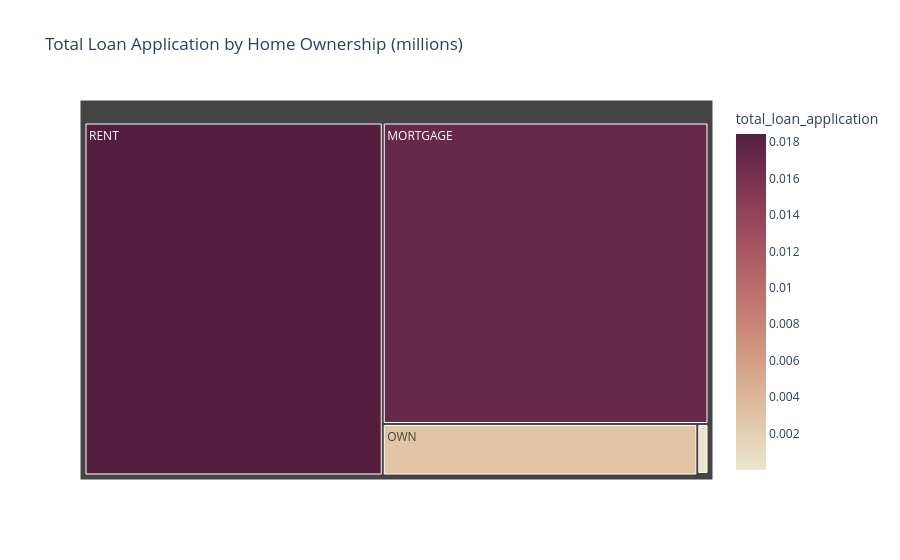

Notebook code cell kept with this figure:
### Markdown cell above
## Home ownership by Total loan application

### Code cell
Loan_Application = Bank_df.groupby('home_ownership')['id'].count().reset_index()
Loan_Application['total_loan_application'] = Loan_Application['id'] / 1000000

fig = px.treemap(
    Loan_Application,
    path = ['home_ownership'],
    values = 'total_loan_application',
    color = 'total_loan_application',
    color_continuous_scale = 'Brwnyl',
    title = 'Total Loan Application by Home Ownership (millions)'
)

fig.show()

### Figure 1 — Plotly figure (JSON) as saved in the notebook; plotly's stock layout.template omitted (floating-point values rounded to 4 significant figures)
{"data": [{"branchvalues": "total", "customdata": [[0.0172], [3e-06], [9.8e-05], [0.002838], [0.01844]], "domain": {"x": [0, 1], "y": [0, 1]}, "hovertemplate": "labels=%{label}<br>total_loan_application_sum=%{value}<br>parent=%{parent}<br>id=%{id}<br>total_loan_application=%{color}<extra></extra>", "ids": ["MORTGAGE", "NONE", "OTHER", "OWN", "RENT"], "labels": ["MORTGAGE", "NONE", "OTHER", "OWN", "RENT"], "marker": {"coloraxis": "coloraxis", "colors": [0.0172, 3e-06, 9.8e-05, 0.002838, 0.01844]}, "name": "", "parents": ["", "", "", "", ""], "type": "treemap", "values": [0.0172, 3e-06, 9.8e-05, 0.002838, 0.01844]}], "layout": {"coloraxis": {"colorbar": {"title": {"text": "total_loan_application"}}, "colorscale": [[0, "rgb(237, 229, 207)"], [0.1667, "rgb(224, 194, 162)"], [0.3333, "rgb(211, 156, 131)"], [0.5, "rgb(193, 118, 111)"], [0.6667, "rgb(166, 84, 97)"], [0.8333, "rgb(129, 55, 83)"], [1, "rgb(84, 31, 63)"]]}, "legend": {"tracegroupgap": 0}, "title": {"text": "Total Loan Application by Home Ownership (millions)"}}}
